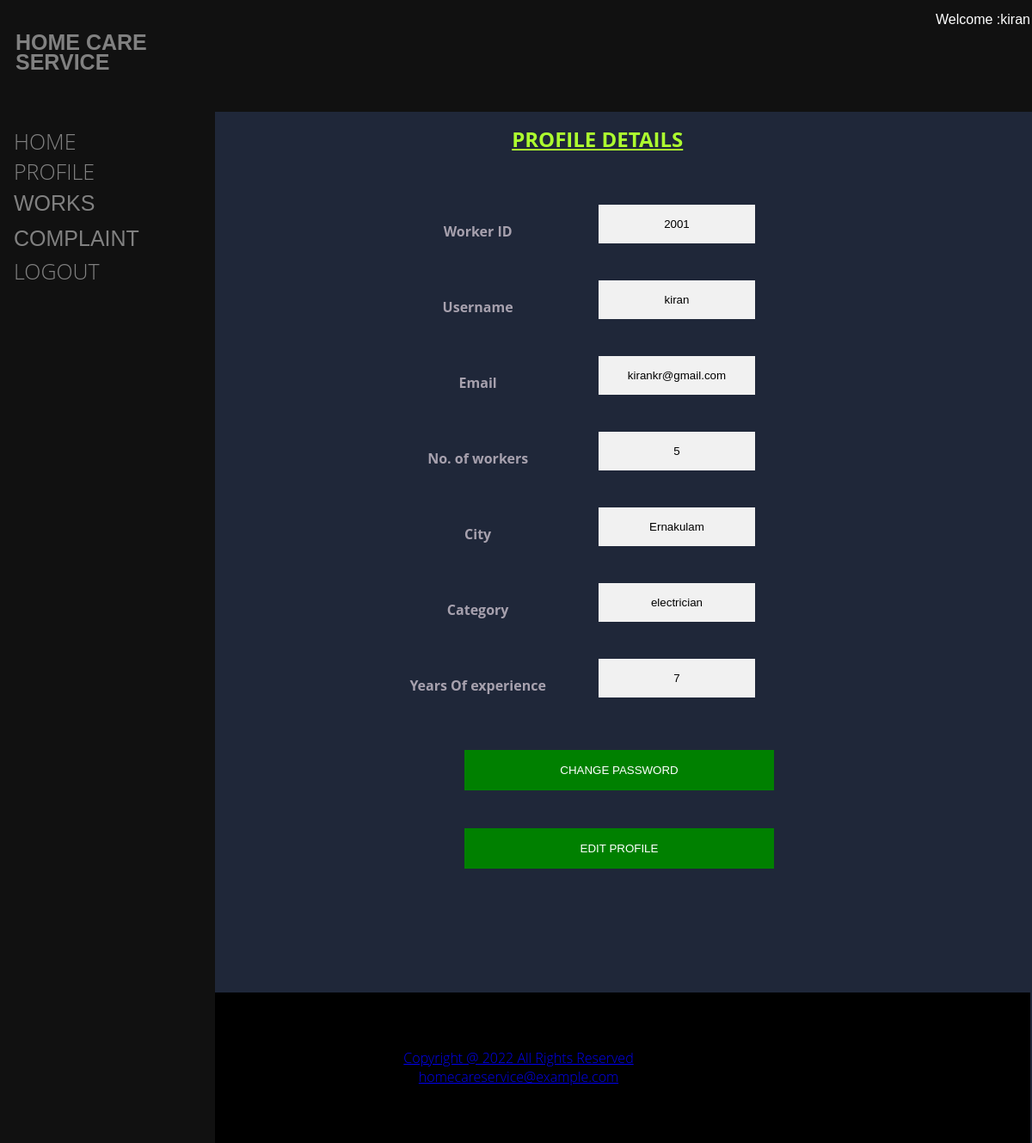
The app's page /workerprofile.php (signed in) with its own data.
### tables this page shows
CREATE TABLE `workgroup` (
  `wid` int(20) NOT NULL,
  `wusername` varchar(100) NOT NULL,
  `wpassword` varchar(100) NOT NULL,
  `emailid` varchar(100) NOT NULL,
  `noworkers` int(100) NOT NULL,
  `city` varchar(100) NOT NULL,
  `categ` varchar(100) NOT NULL,
  `yoe` int(100) NOT NULL,
  `idproof` varchar(100) NOT NULL,
  `picture` varchar(255) NOT NULL
);

### workerprofile.php (the view, shortened to what this page needs)
<html>
<?php include"workerheader.php"?>
<body>
<div style="margin-left:16%;padding:1px 16px;height:1000px;">
  <h2><u>PROFILE DETAILS</u></h2>
  <td width='80' style='text-align:center;'>
  <?php
  include"dbconfig.php";
  $result = mysqli_query($handle, "SELECT * FROM workgroup WHERE wusername='{$_SESSION['worker']}' ");
  echo '<table border="0" cellspacing="2" cellpadding="2">' ;
  while ($row = $result->fetch_assoc())
  {
      $field0name = $row["wid"];
      $field1name = $row["wusername"];
      $field2name = $row["emailid"];
      $field3name = $row["noworkers"];
      $field4name = $row["city"];
      $field5name = $row["categ"];
      $field6name = $row["yoe"];
  }
 echo' <div class="container">
<table class="cent">
<tr>
<td><label for="wid"><b>Worker ID</b></label></td>
<td><input type="text" value='.$field0name.' readonly="readonly"></br><td>
</tr>
  <tr>
    <td><label for="username"><b>Username</b></label></td>
  <td><input type="text" value='.$field1name.' readonly="readonly"></br><td>
</tr>
<tr>
    <td><label for="email"><b>Email</b></label></td>
  <td><input type="text" value='.$field2name.' readonly="readonly"></br><td>
</tr>
<tr>
<td><label for="nowork"><b>No. of workers</b></label></td>
<td><input type="text" value='.$field3name.' readonly="readonly"></br><td>
</tr>
<tr>
<td><label for="city"><b>City</b></label></td>
<td><input type="text" value='.$field4name.' readonly="readonly"></br><td>
</tr>
<tr>
<td><label for="categ"><b>Category</b></label></td>
<td><input type="text" value='.$field5name.' readonly="readonly"></br><td>
</tr>
<tr>
<td><label for="yoe"><b>Years Of experience</b></label></td>
<td><input type="text" value='.$field6name.' readonly="readonly"></br><td>
</tr>
  </table>';
  ?>
    <br>
    <a href="workchgpswd.php">
    <button type="chngepaswd" name="chpassd" id="chpassd" class="btn">CHANGE PASSWORD</button></a><br><br>
    <br><br>
    <a href="workeditprof.php">
    <button type="chngepaswd" name="edit" id="edit" class="btn2">EDIT PROFILE</button>
</div>
<br>
<?php include"footer.php"?>
</body>
</html>

### workerheader.php (style rules this page uses)
body { font-family: "Lato", sans-serif; }

### workerprofile.php (style rules this page uses)
body { font-family: 'Open Sans', sans-serif; font-weight: 300; line-height: 1.42em; color:#A7A1AE; background-color:#1F2739; }
h2 { text-align: center; color: greenyellow; }
input { text-align: center; }
.btn { background-color: green; color: white; padding: 16px 20px; margin: 8px 0; border: none; cursor: pointer; width: 30%; position: absolute; left: 45%; }
.btn2 { background-color: green; color: white; padding: 16px 20px; margin: 8px 0; border: none; width: 30%; position: absolute; left: 45%; }
input[type=text] { width: 20%; padding: 15px; margin: 5px 0 22px 0; display: inline-block; border: none; background: #f1f1f1; }
table { border: 1px solid; border-collapse: collapse; width: 100%; border: none; }
th, td { padding: 8px; text-align: center; border: 1px solid; border-bottom: 1px solid #ddd; border: none; }
.container { padding: 16px; font-family: Arial, Helvetica, sans-serif; }
.cent { margin-left: auto; margin-right: auto; padding: 16px 20px; width: 50%; }
input[type=text], input[type=password] { width: 75%; padding: 15px; margin: 5px 0 22px 0; display: inline-block; border: none; background: #f1f1f1; }

### records on screen
workgroup: wid "2001", wusername "kiran", emailid "kirankr@gmail.com", noworkers "5", city "Ernakulam", categ "electrician", yoe "7"

### other values on screen
$_SESSION['worker'] "kiran"
